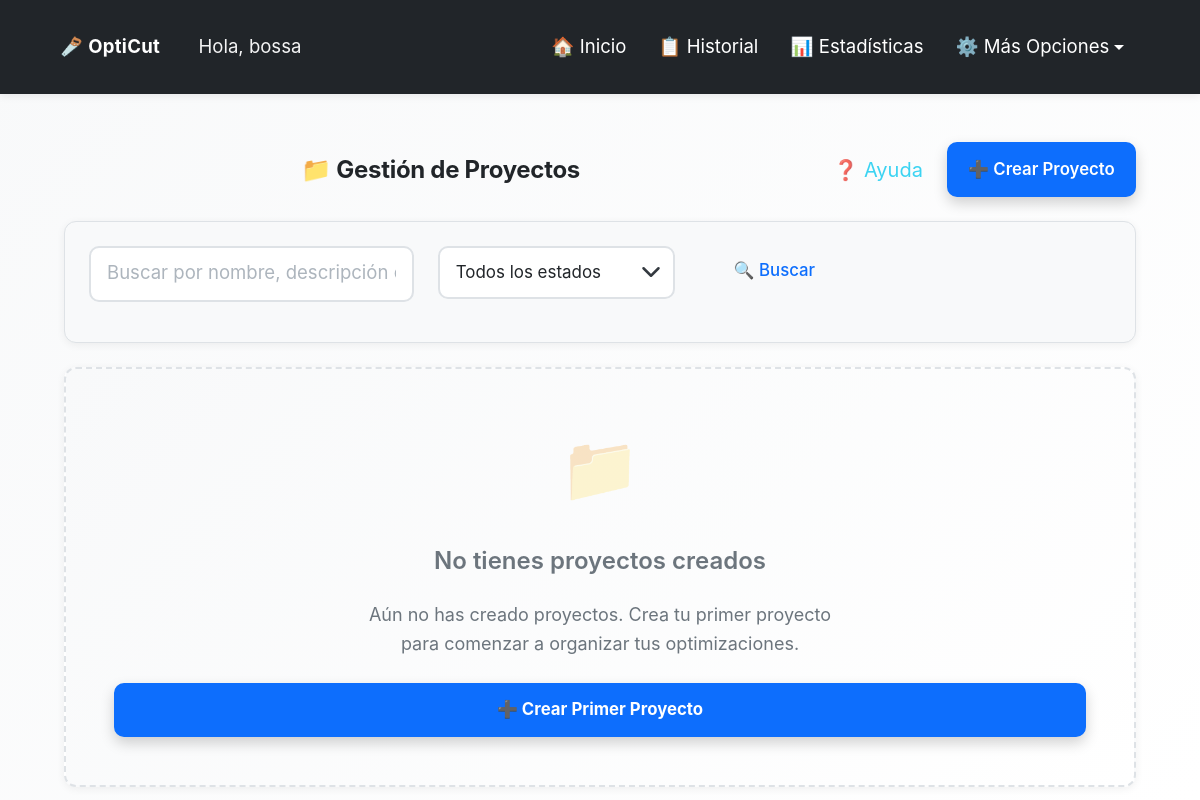
/opticut/proyectos/ (signed in), run on an earlier commit of the app's database.
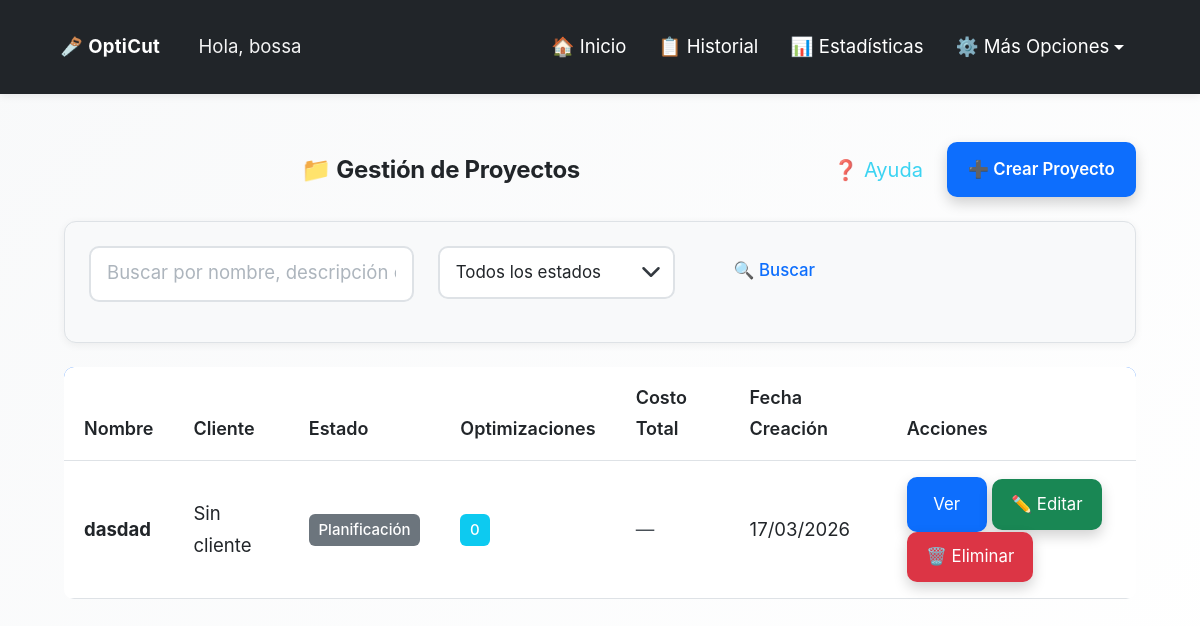
And on a later commit of the database.
### opticut/models.py (models this page shows, shortened)
class Proyecto(models.Model):
    usuario = models.ForeignKey(User, on_delete=models.CASCADE, help_text="Usuario propietario del proyecto")
    cliente = models.ForeignKey(
        Cliente,
        on_delete=models.SET_NULL,
        null=True,
        blank=True,
        help_text="Cliente asociado al proyecto (opcional)"
    )
    nombre = models.CharField(max_length=200, help_text="Nombre del proyecto")
    descripcion = models.TextField(blank=True, help_text="Descripción del proyecto")
    fecha_inicio = models.DateField(null=True, blank=True, help_text="Fecha de inicio del proyecto")
    fecha_fin = models.DateField(null=True, blank=True, help_text="Fecha de finalización estimada")
    estado = models.CharField(
        max_length=20,
        choices=[
            ('planificacion', 'Planificación'),
            ('en_proceso', 'En Proceso'),
            ('completado', 'Completado'),
            ('cancelado', 'Cancelado'),
        ],
        default='planificacion',
        help_text="Estado actual del proyecto"
    )
    fecha_creacion = models.DateTimeField(auto_now_add=True)
    fecha_actualizacion = models.DateTimeField(auto_now=True)
    class Meta:
        verbose_name = "Proyecto"
        verbose_name_plural = "Proyectos"
        ordering = ['-fecha_creacion']
    def get_total_optimizaciones(self):
        return self.optimizacion_set.count()
    def get_total_costo(self):
        optimizaciones = self.optimizacion_set.all()
        total = Decimal('0.00')
        for opt in optimizaciones:
            costo = opt.get_costo_total()
            if costo:
                total += costo
        return total

### opticut/views.py (the view)
# urls.py: path('proyectos/', views.lista_proyectos, name='lista_proyectos'),
@login_required
def lista_proyectos(request):
    proyectos = Proyecto.objects.filter(usuario=request.user).select_related('cliente').order_by('-fecha_creacion')
    estado_filtro = request.GET.get('estado', '')
    if estado_filtro:
        proyectos = proyectos.filter(estado=estado_filtro)
    busqueda = request.GET.get('busqueda', '').strip()
    if busqueda:
        proyectos = proyectos.filter(
            Q(nombre__icontains=busqueda) |
            Q(descripcion__icontains=busqueda) |
            Q(cliente__nombre__icontains=busqueda)
        )
    return render(request, 'opticut/lista_proyectos.html', {
        'proyectos': proyectos,
        'estado_filtro': estado_filtro,
        'busqueda': busqueda,
    })

### opticut/context_processors.py (called while the page is built)
def tutorial_context(request):
    if request.user.is_authenticated:
        tiene_optimizaciones = Optimizacion.objects.filter(usuario=request.user).exists()
        return {
            'tiene_optimizaciones': tiene_optimizaciones
        }
    return {
        'tiene_optimizaciones': False
    }

### usuarios/models.py (called while the page is built)
    def get_timeout_segundos_str(self):
        if self.timeout_sesion is None:
            return '1800'  # 30 minutos por defecto
        if self.timeout_sesion == 0:
            return '0'  # Desactivado
        return str(self.timeout_sesion * 60)

### opticut/templates/opticut/lista_proyectos.html (shortened to what the changed rows need)
{% extends 'opticut/base.html' %}
{% load static %}
{% block extra_css %}
<link rel="stylesheet" href="{% static 'opticut/css/historial.css' %}">
{% endblock %}
{% block content %}
<div class="container mt-4">
  <div class="d-flex justify-content-between align-items-center mb-4 fade-in">
    <h2 class="text-center mb-0 flex-grow-1">📁 Gestión de Proyectos</h2>
  </div>
  {% if proyectos %}
  <div class="table-responsive fade-in">
    <table class="table table-hover">
      <thead>
        <tr>
          <th>Nombre</th>
          <th>Cliente</th>
          <th>Estado</th>
          <th>Optimizaciones</th>
          <th>Costo Total</th>
          <th>Fecha Creación</th>
          <th>Acciones</th>
        </tr>
      </thead>
      <tbody>
        {% for proyecto in proyectos %}
        <tr>
          <td>
            <strong>{{ proyecto.nombre }}</strong>
          </td>
          <td>{{ proyecto.cliente.nombre|default:"Sin cliente" }}</td>
          <td>
            <span class="badge bg-{% if proyecto.estado == 'completado' %}success{% elif proyecto.estado == 'en_proceso' %}primary{% elif proyecto.estado == 'cancelado' %}danger{% else %}secondary{% endif %}">
              {{ proyecto.get_estado_display }}
            </span>
          </td>
          <td>
            <span class="badge bg-info">{{ proyecto.get_total_optimizaciones }}</span>
          </td>
          <td>
            {% if proyecto.get_total_costo %}
              <strong>${{ proyecto.get_total_costo|floatformat:0 }}</strong>
            {% else %}
              <span class="text-muted">—</span>
            {% endif %}
          </td>
          <td>{{ proyecto.fecha_creacion|date:"d/m/Y" }}</td>
          <td>
            <a href="{% url 'opticut:detalle_proyecto' proyecto.pk %}" class="btn btn-sm btn-primary"> Ver</a>
            <a href="{% url 'opticut:editar_proyecto' proyecto.pk %}" class="btn btn-sm btn-success">✏️ Editar</a>
            <a href="{% url 'opticut:eliminar_proyecto' proyecto.pk %}" class="btn btn-sm btn-danger">🗑️ Eliminar</a>
          </td>
        </tr>
        {% endfor %}
      </tbody>
    </table>
  </div>
  {% else %}
  <div class="card fade-in text-center card-empty-state">
    <div class="mb-4" style="font-size: 4rem; opacity: 0.3;">📁</div>
    <h4 class="mb-3">
      {% if busqueda or estado_filtro %}
        No se encontraron proyectos
      {% else %}
        No tienes proyectos creados
      {% endif %}
    </h4>
    <p class="mb-4" style="max-width: 500px; margin: 0 auto;">
      {% if busqueda or estado_filtro %}
        No se encontraron proyectos que coincidan con los filtros aplicados.
        <br>
        <a href="{% url 'opticut:lista_proyectos' %}" class="mt-2 d-inline-block">Ver todos los proyectos</a>
      {% else %}
        Aún no has creado proyectos. Crea tu primer proyecto para comenzar a organizar tus optimizaciones.
      {% endif %}
    </p>
    {% if not busqueda and not estado_filtro %}
    <a href="{% url 'opticut:crear_proyecto' %}" class="btn btn-primary btn-lg">
      ➕ Crear Primer Proyecto
    </a>
    {% endif %}
  </div>
  {% endif %}
</div>
{% endblock %}

What changed in the data, as far as the page shows it:
added Proyecto: nombre "dasdad", cliente.nombre "Sin cliente", estado "Planificación", get_total_optimizaciones "0", fecha_creacion "17/03/2026"
Also different on the page:
text no longer shown: "📁 No tienes proyectos creados Aún no has creado proyectos. Crea tu primer proyecto para comenzar a organizar tus optimizaciones. ➕ Crear Primer Proyecto"
text now shown: "Nombre Cliente Estado Optimizaciones Costo Total Fecha Creación Acciones"
